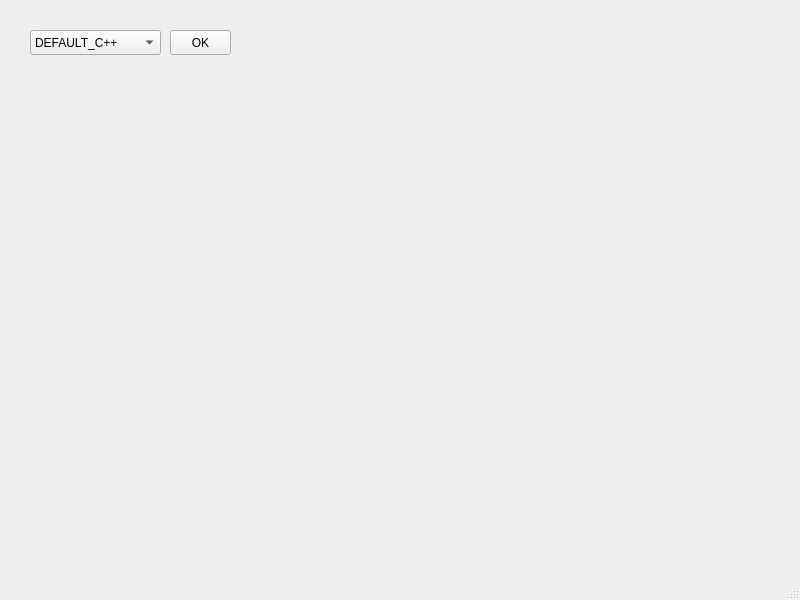
<?xml version="1.0" encoding="UTF-8"?>
<ui version="4.0">
 <class>MainWindow</class>
 <widget class="QMainWindow" name="MainWindow">
  <property name="geometry">
   <rect>
    <x>0</x>
    <y>0</y>
    <width>800</width>
    <height>600</height>
   </rect>
  </property>
  <property name="windowTitle">
   <string>MainWindow</string>
  </property>
  <widget class="QWidget" name="centralwidget">
   <widget class="QComboBox" name="comboBox">
    <property name="geometry">
     <rect>
      <x>30</x>
      <y>30</y>
      <width>131</width>
      <height>25</height>
     </rect>
    </property>
    <item>
     <property name="text">
      <string>DEFAULT_C++</string>
     </property>
    </item>
    <item>
     <property name="text">
      <string>DEFAULT_Java</string>
     </property>
    </item>
   </widget>
   <widget class="QPushButton" name="pushButton">
    <property name="geometry">
     <rect>
      <x>170</x>
      <y>30</y>
      <width>61</width>
      <height>25</height>
     </rect>
    </property>
    <property name="text">
     <string>OK</string>
    </property>
   </widget>
  </widget>
  <widget class="QMenuBar" name="menubar">
   <property name="geometry">
    <rect>
     <x>0</x>
     <y>0</y>
     <width>800</width>
     <height>22</height>
    </rect>
   </property>
  </widget>
  <widget class="QStatusBar" name="statusbar"/>
 </widget>
 <resources/>
 <connections/>
</ui>
